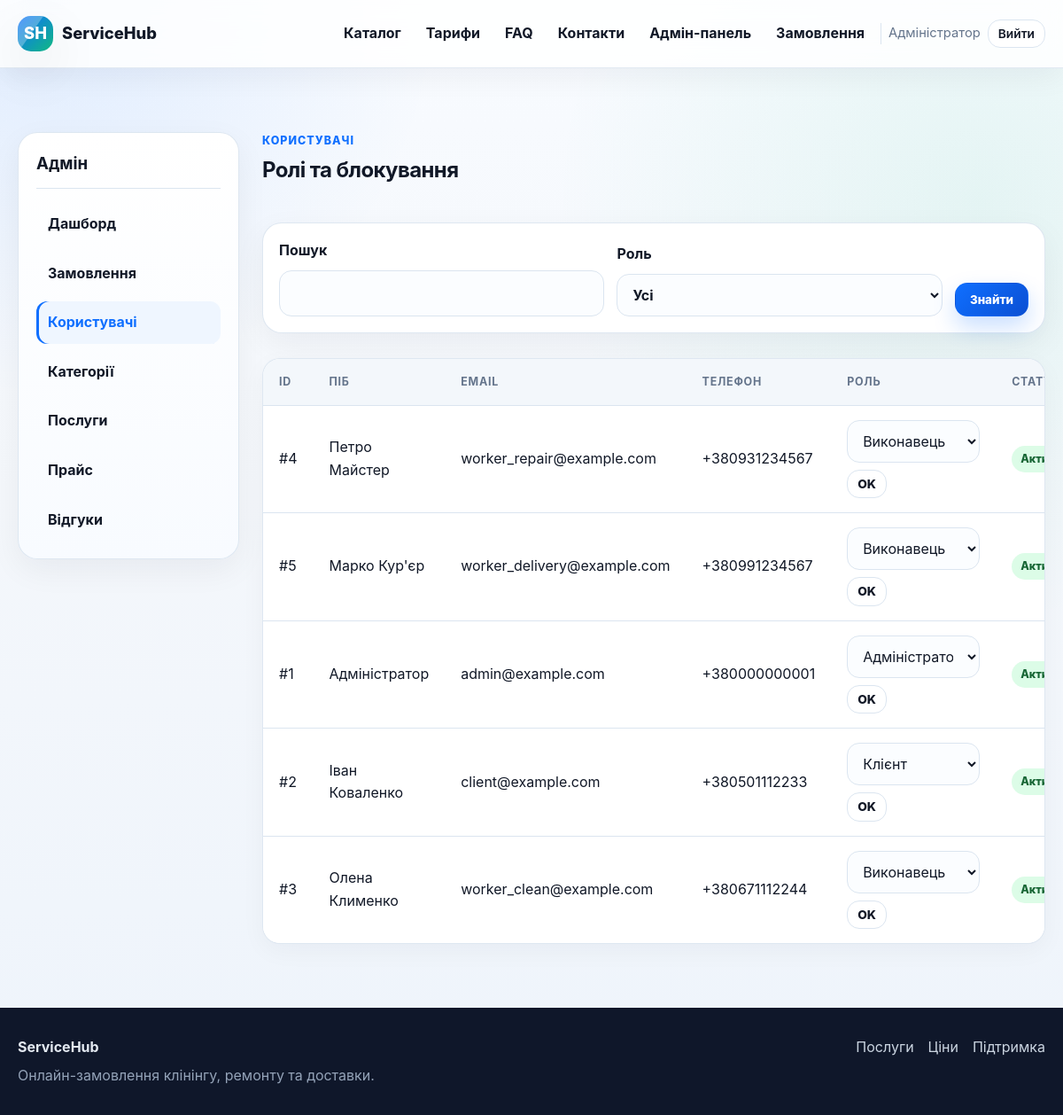
Page /admin/users (signed in) on the committed database.
### tables this page shows
CREATE TABLE users (
    id INTEGER PRIMARY KEY AUTOINCREMENT,
    role TEXT NOT NULL CHECK (role IN ('client', 'worker', 'admin')),
    full_name TEXT NOT NULL,
    email TEXT NOT NULL UNIQUE,
    password_hash TEXT NOT NULL,
    phone TEXT,
    city TEXT,
    address TEXT,
    specialization TEXT,
    service_area TEXT,
    schedule TEXT,
    price_text TEXT,
    is_blocked INTEGER NOT NULL DEFAULT 0,
    created_at TEXT NOT NULL DEFAULT CURRENT_TIMESTAMP
);

### app.py (the view)
@app.route("/admin/users")
@role_required("admin")
def admin_users():
    q = (request.args.get("q") or "").strip()
    role = request.args.get("role") or ""
    where = ["1=1"]
    params: list = []
    if q:
        where.append("(LOWER(full_name) LIKE ? OR LOWER(email) LIKE ? OR phone LIKE ?)")
        pattern = f"%{q.lower()}%"
        params.extend([pattern, pattern, f"%{q}%"])
    if role:
        where.append("role = ?")
        params.append(role)
    users = db_all(
        f"SELECT * FROM users WHERE {' AND '.join(where)} ORDER BY created_at DESC",
        tuple(params),
    )
    return render_template("admin/users.html", users=users, q=q, selected_role=role)

### app.py (called while the page is built)
def get_db() -> sqlite3.Connection:
    if "db" not in g:
        db = sqlite3.connect(app.config["DATABASE"])
        db.row_factory = sqlite3.Row
        db.execute("PRAGMA foreign_keys = ON")
        g.db = db
    return g.db

def db_one(query: str, params: tuple = ()) -> sqlite3.Row | None:
    return get_db().execute(query, params).fetchone()

def db_all(query: str, params: tuple = ()) -> list[sqlite3.Row]:
    return get_db().execute(query, params).fetchall()

def current_user() -> sqlite3.Row | None:
    user_id = session.get("user_id")
    if not user_id:
        return None
    return db_one("SELECT * FROM users WHERE id = ?", (user_id,))

@app.before_request
def load_logged_in_user():
    g.user = current_user()
    if g.user and g.user["is_blocked"] and request.endpoint not in {"logout", "static"}:
        session.clear()
        g.user = None
        flash("Ваш обліковий запис заблоковано адміністратором.", "danger")
        return redirect(url_for("login"))
    return None

@app.context_processor
def inject_globals() -> dict:
    return {
        "current_user": getattr(g, "user", None),
        "roles": ROLES,
        "specializations": SPECIALIZATIONS,
        "order_statuses": ORDER_STATUSES,
        "worker_status_options": WORKER_STATUS_OPTIONS,
        "format_datetime": format_datetime,
        "money": money,
        "role_label": role_label,
        "spec_label": spec_label,
        "active_label": active_label,
        "status_class": status_class,
        "payment_status_label": payment_status_label,
        "payment_status_class": payment_status_class,
    }

def role_required(*roles_required: str):
    def decorator(view):
        @wraps(view)
        def wrapped_view(*args, **kwargs):
            if g.user is None:
                flash("Спочатку увійдіть у систему.", "warning")
                return redirect(url_for("login", next=request.path))
            if g.user["role"] not in roles_required:
                abort(403)
            return view(*args, **kwargs)
        return wrapped_view
    return decorator

### templates/admin/users.html (shortened to what this page needs)
{% extends 'base.html' %}
{% block content %}
<section class="section">
    <div class="container dashboard-layout">
        <aside class="side-card">
            <h3>Адмін</h3>
            <a href="{{ url_for('admin_dashboard') }}">Дашборд</a>
            <a href="{{ url_for('admin_orders') }}">Замовлення</a>
            <a class="active" href="{{ url_for('admin_users') }}">Користувачі</a>
            <a href="{{ url_for('admin_categories') }}">Категорії</a>
            <a href="{{ url_for('admin_services') }}">Послуги</a>
            <a href="{{ url_for('admin_prices') }}">Прайс</a>
            <a href="{{ url_for('admin_reviews') }}">Відгуки</a>
        </aside>
        <div class="dashboard-main">
            <div class="section-head"><div><div class="eyebrow">Користувачі</div><h1>Ролі та блокування</h1></div></div>
            <form class="filter-bar" method="get">
                <label>Пошук<input type="search" name="q" value="{{ q }}"></label>
                <label>Роль
                    <select name="role"><option value="">Усі</option>{% for value, label in roles.items() %}<option value="{{ value }}" {% if selected_role == value %}selected{% endif %}>{{ label }}</option>{% endfor %}</select>
                </label>
                <button class="btn btn-primary" type="submit">Знайти</button>
            </form>
            <div class="table-card mt-lg">
                <table>
                    <thead><tr><th>ID</th><th>ПІБ</th><th>Email</th><th>Телефон</th><th>Роль</th><th>Статус</th><th>Дії</th></tr></thead>
                    <tbody>
                    {% for user in users %}
                        <tr>
                            <td>#{{ user.id }}</td>
                            <td>{{ user.full_name }}</td>
                            <td>{{ user.email }}</td>
                            <td>{{ user.phone or '—' }}</td>
                            <td>
                                <form method="post" action="{{ url_for('admin_change_role', user_id=user.id) }}" class="inline-form">
                                    <select name="role">
                                        {% for value, label in roles.items() %}<option value="{{ value }}" {% if user.role == value %}selected{% endif %}>{{ label }}</option>{% endfor %}
                                    </select>
                                    <button class="btn btn-sm btn-outline" type="submit">OK</button>
                                </form>
                            </td>
                            <td>{% if user.is_blocked %}<span class="badge danger">Заблоковано</span>{% else %}<span class="badge success">Активний</span>{% endif %}</td>
                        </tr>
                    {% else %}
                        <tr><td colspan="7" class="muted center">Користувачів не знайдено.</td></tr>
                    {% endfor %}
                    </tbody>
                </table>
            </div>
        </div>
    </div>
</section>
{% endblock %}

### templates/base.html (shortened to what this page needs)
<!doctype html>
<html lang="uk">
<head>
    <link rel="stylesheet" href="{{ url_for('static', filename='css/style.css') }}">
</head>
<body>
<header class="site-header">
    <div class="container header-inner">
        <a class="brand" href="{{ url_for('home') }}">
            <span class="brand-mark">SH</span>
            <span>ServiceHub</span>
        </a>
        <nav class="nav" data-nav>
            <a href="{{ url_for('catalog') }}">Каталог</a>
            <a href="{{ url_for('prices_public') }}">Тарифи</a>
            <a href="{{ url_for('faq') }}">FAQ</a>
            <a href="{{ url_for('contacts') }}">Контакти</a>
            {% if current_user %}
                {% if current_user.role == 'client' %}
                    <a href="{{ url_for('client_dashboard') }}">Кабінет</a>
                    <a class="btn btn-sm btn-primary" href="{{ url_for('client_create_order') }}">Замовити</a>
                {% elif current_user.role == 'worker' %}
                    <a href="{{ url_for('worker_dashboard') }}">Кабінет</a>
                    <a href="{{ url_for('worker_available_orders') }}">Доступні заявки</a>
                {% elif current_user.role == 'admin' %}
                    <a href="{{ url_for('admin_dashboard') }}">Адмін-панель</a>
                    <a href="{{ url_for('admin_orders') }}">Замовлення</a>
                {% endif %}
                <span class="nav-user">{{ current_user.full_name }}</span>
                <a class="btn btn-sm btn-outline" href="{{ url_for('logout') }}">Вийти</a>
            {% else %}
                <a href="{{ url_for('login') }}">Вхід</a>
                <a class="btn btn-sm btn-primary" href="{{ url_for('register') }}">Реєстрація</a>
            {% endif %}
        </nav>
    </div>
</header>
<main class="page">
    {% block content %}{% endblock %}
</main>
<footer class="site-footer">
    <div class="container footer-inner">
        <div>
            <strong>ServiceHub</strong>
            <p>Онлайн-замовлення клінінгу, ремонту та доставки.</p>
        </div>
        <div class="footer-links">
            <a href="{{ url_for('catalog') }}">Послуги</a>
            <a href="{{ url_for('prices_public') }}">Ціни</a>
            <a href="{{ url_for('contacts') }}">Підтримка</a>
        </div>
    </div>
</footer>
</body>
</html>

### rows in the picture
users: full_name "Адміністратор", id "1", email "admin@example.com", phone "+380000000001", role "Адміністратор", is_blocked "Активний"
users: id "4", full_name "Петро Майстер", email "worker_repair@example.com", phone "+380931234567", role "Виконавець", is_blocked "Активний"
users: id "5", full_name "Марко Кур'єр", email "worker_delivery@example.com", phone "+380991234567", role "Виконавець", is_blocked "Активний"
users: id "2", full_name "Іван Коваленко", email "client@example.com", phone "+380501112233", role "Клієнт", is_blocked "Активний"
users: id "3", full_name "Олена Клименко", email "worker_clean@example.com", phone "+380671112244", role "Виконавець", is_blocked "Активний"
